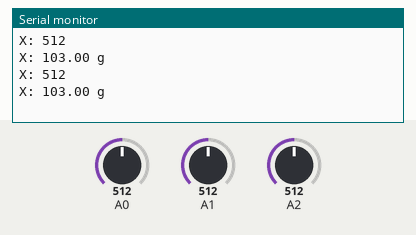
Bench run of a sketch on a simulated Arduino Uno, built with avr-gcc and run on an emulated ATmega328P. On the bench: the last lines printed to the serial monitor. The inputs (shaded band) are chosen by the test bench; at power-on: A0 = 512, A1 = 512, A2 = 512.

Above: at 2.8 s.
2.9 s: A0 set to 716
At 4.9 s:
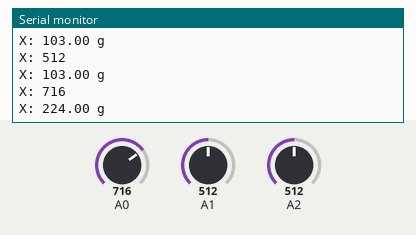
5.6 s: A0 set to 900
At 6.5 s:
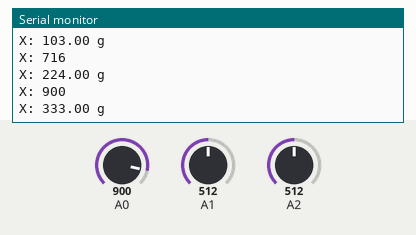
Timing chart, 0 to 8.6 s (numbered marks = the images above; inputs shaded):
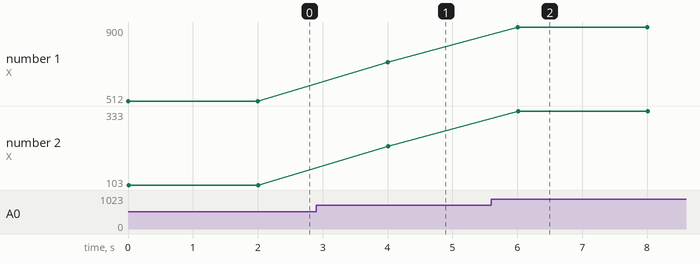

Measured:
- after the input at 2.9 s, the serial monitor: prints a new line after 1.1 s (image 1)
- after the input at 5.6 s, the serial monitor: prints a new line after 0.40 s (image 2)
- plotted number 1: 512 → 716 after the input at 2.9 s, 716 → 900 after the input at 5.6 s
- plotted number 2: 103 → 224 after the input at 2.9 s, 224 → 333 after the input at 5.6 s

The sketch:

Accelerometer_code_2_.ino
```cpp
int scale = 200; //range for the adxl 377 is +-200g
boolean micro_is_5V = true; //set false if Vdd is not 5V
float scaledX, scaledY, scaledZ; // Scaled values for each axis

void setup()
{
  Serial.begin(9600);
}

double mapf(long x, long in_min, long in_max, long out_min, long out_max)
{
  return (x - in_min) * (out_max - out_min) / (in_max - in_min) + out_min;
}

void loop()
{
  // Get raw accelerometer data for each axis
  int rawX = analogRead(A0);
  int rawY = analogRead(A1);
  int rawZ = analogRead(A2);

   if (micro_is_5V) // microcontroller runs off 5V
    {
      scaledX = mapf(rawX, 0.0, 675, -scale, scale); // Mapf is Map() but not just for integers. 3.3/5 * 1023 =~ 675
    }

  else // microcontroller runs off 3.3V
    {
      scaledX = mapf(rawX, 0.0, 1023, -scale, scale);
    }

  Serial.print("X: "); Serial.println(rawX);   // Print out raw X,Y,Z accelerometer readings

  Serial.print("X: "); Serial.print(scaledX); Serial.println(" g");     // Print out scaled X,Y,Z accelerometer readings

  delay(2000);

 }
```
